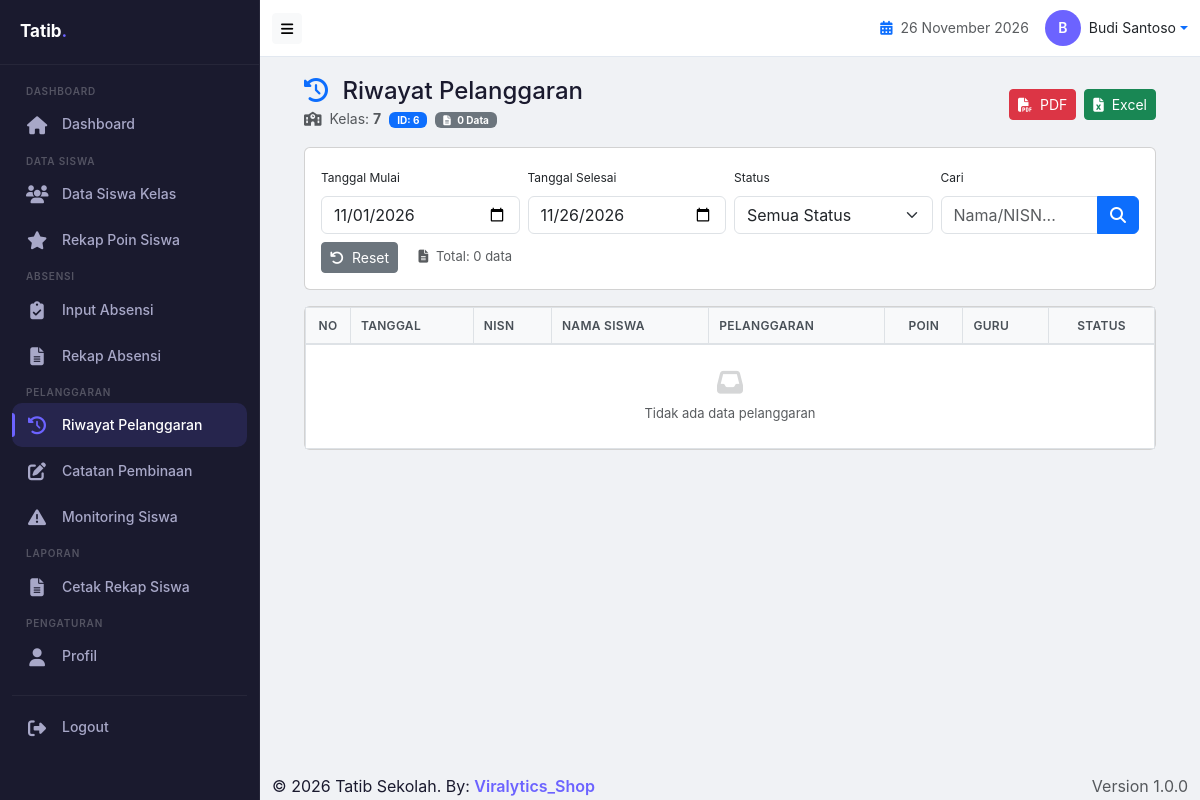
The app's page /walikelas/riwayat_pelanggaran_walikelas.php (signed in) with its own data.
### tables this page shows
CREATE TABLE `users` (
  `id` int(11) NOT NULL,
  `username` varchar(50) NOT NULL,
  `password` varchar(255) NOT NULL,
  `nama_lengkap` varchar(100) NOT NULL,
  `nip` varchar(20) DEFAULT NULL,
  `role` enum('admin','guru','bk','walikelas') DEFAULT 'guru',
  `jabatan` varchar(50) DEFAULT NULL,
  `no_hp` varchar(15) DEFAULT NULL,
  `foto` varchar(100) DEFAULT NULL,
  `is_piket` tinyint(1) DEFAULT '0',
  `is_bk` tinyint(1) DEFAULT '0',
  `is_walikelas` tinyint(1) DEFAULT '0',
  `created_at` timestamp NOT NULL DEFAULT CURRENT_TIMESTAMP
);

CREATE TABLE `kelas` (
  `id` int(11) NOT NULL,
  `nama_kelas` varchar(20) NOT NULL,
  `tingkat` varchar(10) DEFAULT NULL,
  `jurusan` varchar(20) DEFAULT NULL,
  `wali_kelas_id` int(11) DEFAULT NULL,
  `tahun_ajaran` varchar(20) DEFAULT NULL,
  `created_at` timestamp NOT NULL DEFAULT CURRENT_TIMESTAMP
);

### includes/config.php (called while the page is built, shortened)
<?php
require_once APP_PATH . 'includes/db.php';
function isLoggedIn() {
    return isset($_SESSION['user_id']) && isset($_SESSION['username']);
}
function checkLogin() {
    $user = getCurrentUser();
    return true;
}
function getCurrentUser() {
    if (isLoggedIn()) {
        $conn = getDB();
        $id = (int)$_SESSION['user_id'];
        $query = "SELECT * FROM users WHERE id = $id";
        $result = $conn->query($query);
        if ($result && $result->num_rows > 0) {
            return $result->fetch_assoc();
        }
    }
    return null;
}
?>

### includes/db.php (called while the page is built, shortened)
<?php
function getDB() {
    try {
        $conn = new mysqli(DB_HOST, DB_USER, DB_PASS, DB_NAME);
        return $conn;
    } catch (Exception $e) {
        die("Database connection error: " . $e->getMessage());
    }
}
function query($sql) {
    $conn = getDB();
    return $conn->query($sql);
}
function getRow($sql) {
    $result = query($sql);
    return $result->fetch_assoc();
}
function getRows($sql) {
    $result = query($sql);
    $rows = [];
    return $rows;
}
?>

### walikelas/riwayat_pelanggaran_walikelas.php (the view, shortened to what this page needs)
<?php
include '../includes/config.php';
checkLogin();
$user = getCurrentUser();
$kelas_wali = getRow("SELECT * FROM kelas WHERE wali_kelas_id = " . $user['id']);
$kelas_id = $kelas_wali ? $kelas_wali['id'] : 0;
$nama_kelas = $kelas_wali ? $kelas_wali['nama_kelas'] : 'Belum ditentukan';
$search = isset($_GET['search']) ? $_GET['search'] : '';
$start_date = isset($_GET['start_date']) ? $_GET['start_date'] : date('Y-m-01');
$end_date = isset($_GET['end_date']) ? $_GET['end_date'] : date('Y-m-d');
$status_filter = isset($_GET['status']) ? $_GET['status'] : '';
$pelanggaran = [];
if ($kelas_id > 0) {
    $where = "s.kelas_id = $kelas_id";
    $where .= " AND p.tanggal_pelanggaran BETWEEN '$start_date' AND '$end_date'";
    $query = "SELECT p.*, s.nama_siswa, s.nisn, jp.nama_pelanggaran, jp.poin, u.nama_lengkap as guru
              FROM pelanggaran p
              LEFT JOIN siswa s ON p.siswa_id = s.id
              LEFT JOIN jenis_pelanggaran jp ON p.jenis_pelanggaran_id = jp.id
              LEFT JOIN users u ON p.guru_id = u.id
              WHERE $where
              ORDER BY p.tanggal_pelanggaran DESC, p.created_at DESC";
    $pelanggaran = getRows($query);
}
$total_data = count($pelanggaran);
include '../includes/header_walikelas.php';
?>
<div class="container-fluid px-2 px-md-3 px-lg-4">
    <div class="d-flex justify-content-between align-items-center flex-wrap mb-3">
        <div>
            <h4 class="mb-0">
                <i class="fas fa-history text-primary me-2"></i> Riwayat Pelanggaran
            </h4>
            <small class="text-muted">
                <i class="fas fa-school me-1"></i> Kelas: <strong><?= htmlspecialchars($nama_kelas) ?></strong>
                <?php if ($kelas_id > 0): ?>
                    <span class="badge bg-primary ms-1">ID: <?= $kelas_id ?></span>
                <?php endif; ?>
                <span class="badge bg-secondary ms-1">
                    <i class="fas fa-file-alt me-1"></i> <?= $total_data ?> Data
                </span>
            </small>
        </div>
        <div class="d-flex gap-2 flex-wrap">
            <a href="<?= APP_URL ?>walikelas/export_riwayat_pdf.php?start_date=<?= $start_date ?>&end_date=<?= $end_date ?><?= !empty($status_filter) ? '&status=' . $status_filter : '' ?><?= !empty($search) ? '&search=' . urlencode($search) : '' ?>"
               class="btn btn-danger btn-sm" target="_blank">
                <i class="fas fa-file-pdf me-1"></i> PDF
            </a>
            <a href="<?= APP_URL ?>walikelas/export_riwayat_excel.php?start_date=<?= $start_date ?>&end_date=<?= $end_date ?><?= !empty($status_filter) ? '&status=' . $status_filter : '' ?><?= !empty($search) ? '&search=' . urlencode($search) : '' ?>"
               class="btn btn-success btn-sm" target="_blank">
                <i class="fas fa-file-excel me-1"></i> Excel
            </a>
        </div>
    </div>
    <?php if ($kelas_id == 0): ?>
        <div class="alert alert-warning">
            <i class="fas fa-exclamation-triangle me-2"></i>
            Anda belum ditugaskan sebagai wali kelas. Silahkan hubungi administrator.
        </div>
    <?php else: ?>
    <div class="card mb-3">
        <div class="card-body">
            <form method="GET" action="" class="row g-2">
                <div class="col-md-3">
                    <label class="form-label" style="font-size: 12px;">Tanggal Mulai</label>
                    <input type="date" class="form-control" name="start_date" value="<?= $start_date ?>">
                </div>
                <div class="col-md-3">
                    <label class="form-label" style="font-size: 12px;">Tanggal Selesai</label>
                    <input type="date" class="form-control" name="end_date" value="<?= $end_date ?>">
                </div>
                <div class="col-md-3">
                    <label class="form-label" style="font-size: 12px;">Status</label>
                    <select class="form-select" name="status">
                        <option value="">Semua Status</option>
                    </select>
                </div>
                <div class="col-md-3">
                    <label class="form-label" style="font-size: 12px;">Cari</label>
                    <div class="input-group">
                        <input type="text" class="form-control" name="search" placeholder="Nama/NISN..." value="<?= htmlspecialchars($search) ?>">
                        <button type="submit" class="btn btn-primary">
                            <i class="fas fa-search"></i>
                        </button>
                    </div>
                </div>
                <div class="col-12">
                    <a href="<?= APP_URL ?>walikelas/riwayat_pelanggaran_walikelas.php" class="btn btn-secondary btn-sm">
                        <i class="fas fa-undo me-1"></i> Reset
                    </a>
                    <span class="text-muted ms-3" style="font-size: 13px;">
                        <i class="fas fa-file-alt me-1"></i> Total: <?= $total_data ?> data
                    </span>
                </div>
            </form>
        </div>
    </div>
    <div class="card">
        <div class="card-body p-0">
            <div class="table-responsive">
                <table class="table table-bordered table-hover mb-0">
                    <thead class="table-light">
                        <tr>
                            <th width="45" class="text-center">No</th>
                            <th>Tanggal</th>
                            <th>NISN</th>
                            <th>Nama Siswa</th>
                            <th>Pelanggaran</th>
                            <th class="text-center">Poin</th>
                            <th>Guru</th>
                            <th class="text-center">Status</th>
                        </tr>
                    </thead>
                    <tbody>
                        <?php if (!empty($pelanggaran)): ?>
                            <?php $no = 1; foreach ($pelanggaran as $p): ?>
                                <tr>
                                    <td class="text-center"><?= $no++ ?></td>
                                    <td><?= formatTanggalIndo($p['tanggal_pelanggaran']) ?></td>
                                    <td><span class="badge bg-light text-dark"><?= htmlspecialchars($p['nisn'] ?? '-') ?></span></td>
                                    <td><strong><?= htmlspecialchars($p['nama_siswa']) ?></strong></td>
                                    <td><?= htmlspecialchars($p['nama_pelanggaran']) ?></td>
                                    <td class="text-center">
                                        <span class="badge bg-danger"><?= $p['poin'] ?></span>
                                    </td>
                                    <td><?= htmlspecialchars($p['guru'] ?? '-') ?></td>
                                    <td class="text-center">
                                        <span class="badge bg-<?= getStatusBadge($p['status']) ?>">
                                            <?= getStatusLabel($p['status']) ?>
                                        </span>
                                    </td>
                                </tr>
                            <?php endforeach; ?>
                        <?php else: ?>
                            <tr>
                                <td colspan="8" class="text-center text-muted py-4">
                                    <i class="fas fa-inbox fa-2x mb-2 d-block opacity-25"></i>
                                    Tidak ada data pelanggaran
                                </td>
                            </tr>
                        <?php endif; ?>
                    </tbody>
                </table>
            </div>
        </div>
    </div>
    <?php endif; ?>
</div>
<?php include '../includes/footer.php'; ?>

### includes/header_walikelas.php (shortened to what this page needs)
<?php
$user = getCurrentUser();
?>
<!DOCTYPE html>
<html lang="id">
<head>
    <link href="https://cdn.jsdelivr.net/npm/bootstrap@5.3.0/dist/css/bootstrap.min.css" rel="stylesheet">
    <link href="https://cdnjs.cloudflare.com/ajax/libs/font-awesome/6.4.0/css/all.min.css" rel="stylesheet">
</head>
<body>
    <div class="app-wrapper">
        <?php include APP_PATH . 'includes/sidebar_walikelas.php'; ?>
        <div class="main-content">
            <nav class="navbar navbar-custom">
                <div class="container-fluid">
                    <div class="d-flex align-items-center">
                        <button class="btn btn-sm btn-light d-none d-md-block" onclick="toggleSidebarPC()">
                            <i class="fas fa-bars"></i>
                        </button>
                    </div>
                    <div class="d-flex align-items-center ms-auto">
                        <span class="me-3 d-none d-sm-inline text-muted" style="font-size:14px;">
                            <i class="fas fa-calendar-alt text-primary me-1"></i>
                            <?= date('d F Y') ?>
                        </span>
                        <div class="dropdown">
                            <a href="#" class="d-flex align-items-center text-decoration-none dropdown-toggle" data-bs-toggle="dropdown">
                                <div class="avatar-circle">
                                    <?= strtoupper(substr($user['nama_lengkap'] ?? 'U', 0, 1)) ?>
                                </div>
                                <span class="ms-2 d-none d-md-inline text-dark" style="font-size:14px;">
                                    <?= $user['nama_lengkap'] ?? 'User' ?>
                                </span>
                            </a>
                        </div>
                    </div>
                </div>
            </nav>
            <div class="content-wrapper">

### includes/sidebar_walikelas.php (style rules this page uses)
:root { --primary: #6C63FF; --sidebar-bg: #1A1A2E; --sidebar-text: #A8A8C8; --sidebar-hover: rgba(108, 99, 255, 0.1); --sidebar-active: rgba(108, 99, 255, 0.15); --sidebar-border: rgba(255,255,255,0.05); --sidebar-width: 260px; --body-bg: #F0F2F5; --dark: #1A1A2E; --gray-light: #E2E8F0; }
* { margin: 0; padding: 0; box-sizing: border-box; }
body { font-family: -apple-system, BlinkMacSystemFont, 'Segoe UI', Roboto, 'Helvetica Neue', Arial, sans-serif; background: var(--body-bg); color: var(--dark); line-height: 1.6; overflow-x: hidden; }
.app-wrapper { display: flex; min-height: 100vh; }
.main-content { margin-left: var(--sidebar-width); flex: 1; min-height: 100vh; display: flex; flex-direction: column; background: var(--body-bg); }
.navbar-custom { background: #fff; border-bottom: 1px solid var(--gray-light); padding: 10px 0; flex-shrink: 0; }
.navbar-custom .avatar-circle { width: 36px; height: 36px; border-radius: 50%; background: var(--primary); color: #fff; display: flex; align-items: center; justify-content: center; font-weight: 600; font-size: 14px; }
.content-wrapper { flex: 1; padding: 20px; background: var(--body-bg); }
@media (min-width: 769px) { .main-content { margin-left: var(--sidebar-width) !important; } }

### walikelas/riwayat_pelanggaran_walikelas.php (style rules this page uses)
.table-bordered { border: 1px solid #dee2e6; }
.table-bordered th, .table-bordered td { border: 1px solid #dee2e6; padding: 8px 10px; vertical-align: middle; }
.table thead th { background: #f8f9fa; font-weight: 600; font-size: 12px; text-transform: uppercase; letter-spacing: 0.3px; color: #495057; border-bottom: 2px solid #dee2e6; }
.table tbody td { font-size: 13px; }
.badge { font-size: 10px !important; padding: 3px 8px !important; }

### records on screen
users: nama_lengkap "B", nama_lengkap "Budi Santoso"
kelas: nama_kelas "7", id "6"

### other values on screen
$total_data "0"
APP_NAME "Tatib Sekolah"
APP_VERSION "1.0.0"
